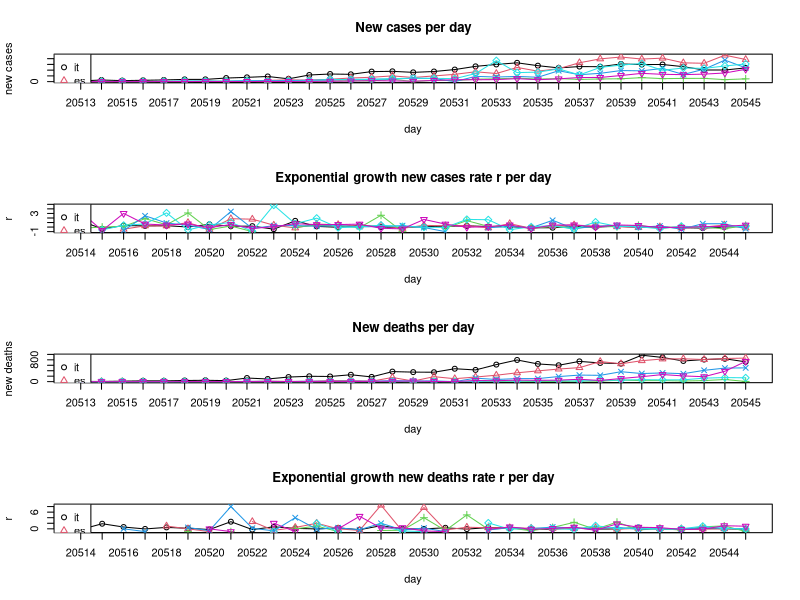

Write the R code that produced this figure.
## Exponential growth
# y = a * (1 + r)^x
# a = initial value (the amount before measuring growth or decay)
# r = growth or decay rate (most often represented as a percentage and expressed as a decimal)
# x = number of time intervals that have passed
# (y/a)^(1/x) - 1 = r

BASE_DIR <- "~/covid-19/"
setwd(BASE_DIR)

## March: New confirmed covid-19 cases per day. Data taken from daily situation reports from the WHO website.
days <- as.Date(c('01.03','02.03','03.03','04.03','05.03','06.03','07.03',
          '08.03','09.03','10.03','11.03','12.03','13.03','14.03',
          '15.03','16.03','17.03','18.03','19.03','20.03','21.03',
          '22.03','23.03','24.03','25.03','26.03','27.03','28.03',
          '29.03','30.03','31.03','01.04','02.04'), tryFormats = c("%d.%m"))
it <- c(240,561,347,466,587,769,778,1247,1492,1797,977,2313,2651,
        2547,3497,3590,3233,3526,4207,5322,5986,6557,5560,4789,5249,
        5210,6153,5959,5974,5217,4050,4053,4782)
es <- c(13,0,69,37,47,59,117,56,159,435,615,501,825,1266,1522,2000,
        1438,1987,2538,3431,2833,4946,3646,4517,6584,7937,8578,7871,
        8189,6549,6398,9222,7719)
ch <- c(8,6,6,7,20,30,123,55,68,0,159,154,213,267,234,841,0,450,353,
        853,977,1237,894,1044,774,925,1000,1390,1048,1122,1138,696,
        962)
fr <- c(43,0,91,21,73,138,193,93,410,286,372,495,591,780,829,911,
        1193,1079,0,1834,1598,1821,1525,3794,2410,2895,3866,3756,
        4603,2497,4335,7500,4784)
de <- c(0,72,28,39,66,272,105,156,317,27,157,271,802,693,733,1043,
        1174,1144,1042,2801,7324,3140,3311,4438,2342,4954,5780,6294,
        3965,4751,4615,5453,6156)
uk <- c(3,13,3,12,20,29,49,43,67,46,50,87,134,208,342,251,152,407,
        672,647,706,1035,669,967,1427,1452,2129,2885,2546,2433,2619,
        3009,4324)
all_countries <- list(it,es,ch,fr,de,uk)

## March: New confirmed covid-19 deaths per day. Data taken from daily situation reports from the WHO website.
it_d <- c(8,6,17,28,27,41,49,37,132,97,168,196,189,252,173,368,349,
          345,473,429,625,795,649,601,743,685,660,971,887,758,810,
          839,727)
es_d <- c(0,0,0,0,1,2,2,0,5,18,8,12,36,36,16,152,21,182,107,169,
          235,324,394,462,514,738,655,769,832,838,812,849,864)
ch_d <- c(0,0,0,0,0,1,0,1,0,0,1,1,2,0,5,2,1,5,2,12,10,13,4,6,20,17,
          58,36,38,22,38,78,5)
fr_d <- c(0,0,1,1,0,2,3,1,9,11,3,15,13,18,12,36,21,27,0,128,78,112,
          112,186,240,231,364,297,319,291,415,497,505)
de_d <- c(0,0,0,0,0,0,0,0,0,2,0,1,3,0,2,4,1,0,0,8,25,22,27,32,23,49,
          55,72,64,66,128,149,140)
uk_d <- c(0,0,0,0,0,0,1,1,0,1,3,0,2,2,11,14,20,5,0,41,33,56,48,54,
          87,41,115,181,260,209,180,381,743)
all_countries_d <- list(it_d,es_d,ch_d,fr_d,de_d,uk_d)

## Computing exponential growth rates r
compute_r <- function(y, t, x){
  r <- c()
  for(i in 2:length(t)){
    new_r <- (y[i] / y[i-1])^(1/x) - 1
    if(abs(new_r) %in% c(Inf, NaN)) new_r <- NA
    r <- c(r, new_r)
  }
  return(r)
}

r_it <- compute_r(it, days, 1)
r_es <- compute_r(es, days, 1)
r_ch <- compute_r(ch, days, 1)
r_fr <- compute_r(fr, days, 1)
r_de <- compute_r(de, days, 1)
r_uk <- compute_r(uk, days, 1)
all_countries_r <- list(r_it,r_es,r_ch,r_fr,r_de,r_uk)

r_it_d <- compute_r(it_d, days, 1)
r_es_d <- compute_r(es_d, days, 1)
r_ch_d <- compute_r(ch_d, days, 1)
r_fr_d <- compute_r(fr_d, days, 1)
r_de_d <- compute_r(de_d, days, 1)
r_uk_d <- compute_r(uk_d, days, 1)
all_countries_r_d <- list(r_it_d,r_es_d,r_ch_d,r_fr_d,r_de_d,r_uk_d)

## Plotting
all_countries_names <- c('it','es','ch','fr','de','uk')
colors <- 1:length(all_countries_names)
pchs <- 1:length(all_countries_names)

pdf('figures/static-new-cases-with-growth-rate.pdf', height = 10, paper = 'a4')

par(mfrow=c(4,1))

# New cases per day
plot(days, unlist(all_countries[1]), main='New cases per day', type='o',
     ylim=c(0,max(unlist(all_countries),na.rm=T)),
     xaxt="n", col=colors[1], pch=pchs[1], ylab='new cases', xlab='day')
axis(1, at=days, labels=T)
for(i in 2:length(all_countries)){
  lines(days, unlist(all_countries[i]), type='o', col=colors[i], pch=pchs[i])
}
legend('topleft',legend=all_countries_names,col=colors,pch=pchs)

# Exponential growth new cases rate r per day
plot(days[-1], unlist(all_countries_r[1]), main='Exponential growth new cases rate r per day', type='o',
     ylim=c(min(unlist(all_countries_r),na.rm=T), max(unlist(all_countries_r),na.rm=T)),
     xaxt="n", col=colors[1], pch=pchs[1], ylab='r', xlab='day')
axis(1, at=days[-1], labels=T)
for(i in 2:length(all_countries_r)){
  lines(days[-1], unlist(all_countries_r[i]), type='o', col=colors[i], pch=pchs[i])
}
legend('topleft',legend=all_countries_names,col=colors,pch=pchs)


# New deaths per day
plot(days, unlist(all_countries_d[1]), main='New deaths per day', type='o',
     ylim=c(0,max(unlist(all_countries_d),na.rm=T)),
     xaxt="n", col=colors[1], pch=pchs[1], ylab='new deaths', xlab='day')
axis(1, at=days, labels=T)
for(i in 2:length(all_countries_d)){
  lines(days, unlist(all_countries_d[i]), type='o', col=colors[i], pch=pchs[i])
}
legend('topleft',legend=all_countries_names,col=colors,pch=pchs)

# Exponential growth new deaths rate r per day
plot(days[-1], unlist(all_countries_r_d[1]), main='Exponential growth new deaths rate r per day', type='o',
     ylim=c(min(unlist(all_countries_r_d),na.rm=T), max(unlist(all_countries_r_d),na.rm=T)),
     xaxt="n", col=colors[1], pch=pchs[1], ylab='r', xlab='day')
axis(1, at=days[-1], labels=T)
for(i in 2:length(all_countries_r_d)){
  lines(days[-1], unlist(all_countries_r_d[i]), type='o', col=colors[i], pch=pchs[i])
}
legend('topleft',legend=all_countries_names,col=colors,pch=pchs)

dev.off <- dev.off()
